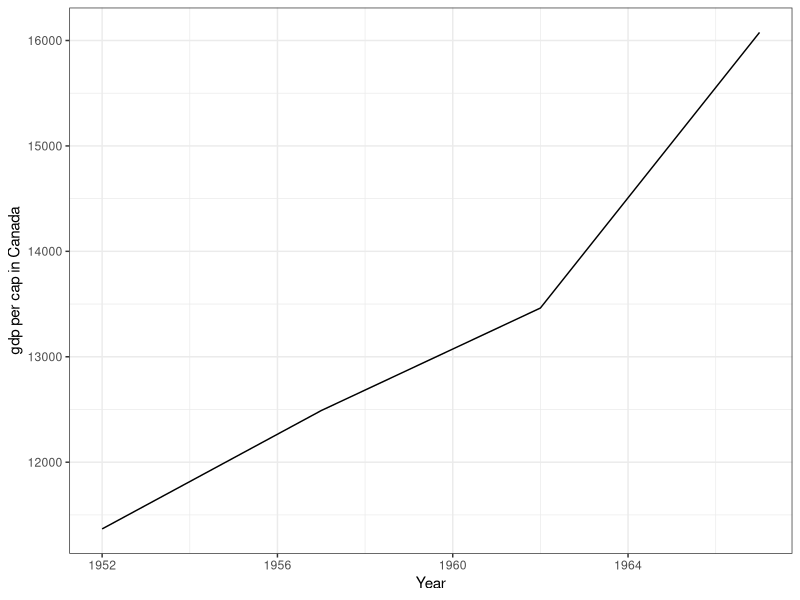

Reproduce this figure in R.
## ---- chunk 1
library(readr)
library(tidyverse)
## ---- chunk 2
gdp_5267 <- readr::read_csv("../inputs/gdp_5267.csv")
## ---- chunk 3
gdp_5267 <- gdp_5267 %>%
  dplyr::mutate(gdppercap = gdp/pop)
## ---- chunk 4
canada <- gdp_5267 %>%
  dplyr::filter(country == "Canada")
## ---- chunk 5
ggplot2::ggplot(data = canada,
                aes(x = year,
                    y = gdppercap)) +
  geom_line() +
  labs(y = "gdp per cap in Canada",
       x = "Year") +
  theme_bw()
